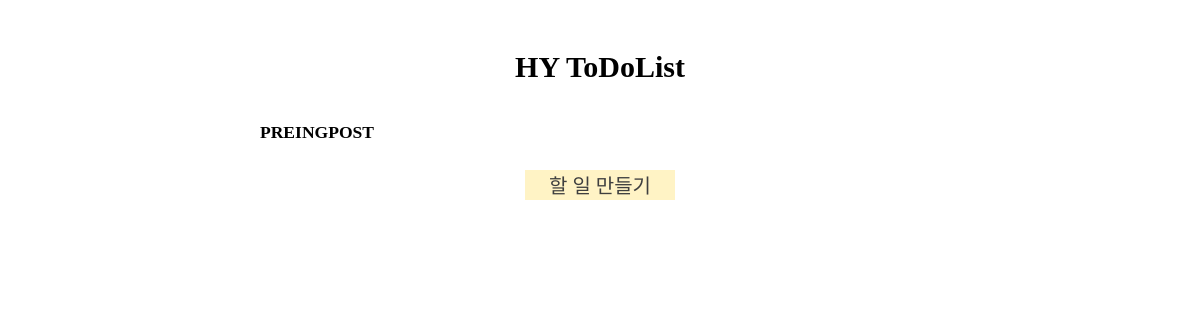
Before: / with the older database file.
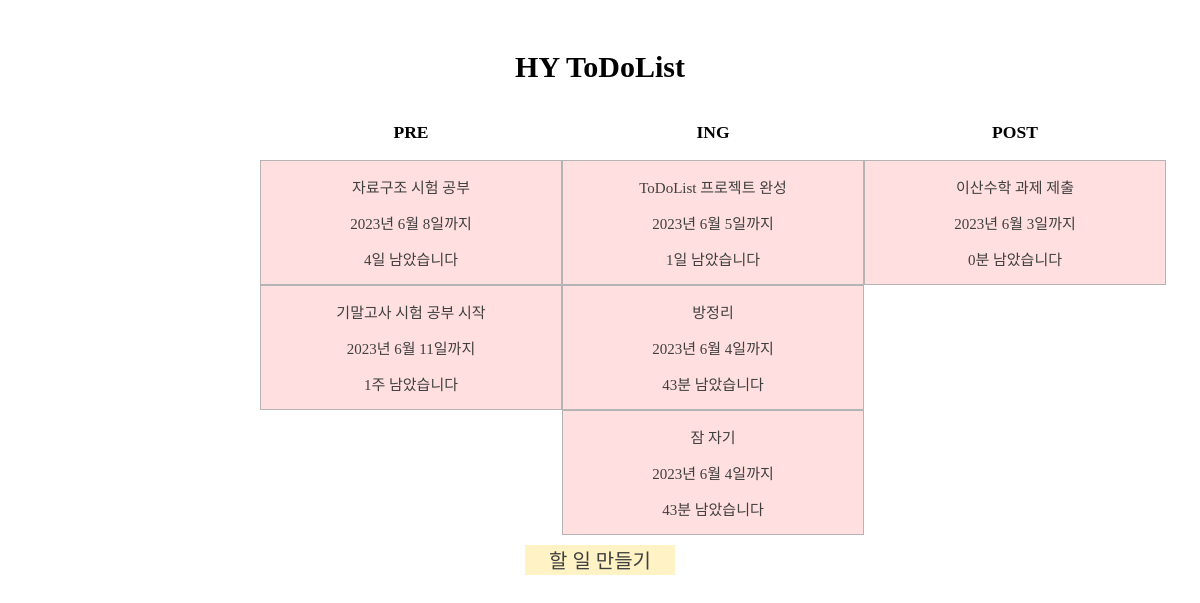
After: the same page with the newer database file.
### app/models.py (models this page shows, shortened)
class Todolist(models.Model):
    title=models.CharField(max_length=30)
    content=models.TextField(max_length=100)
    status=models.CharField(max_length=10)
    created_at=models.DateTimeField(null=True, default=None) #생성시간
    rewrited_at=models.DateTimeField(null=True, default=None) #수정시간
    due=models.DateField(null=True, default=None) #마감일

### app/views.py (the view)
# urls.py: path('',views.main, name='main'),
def main(request):
    todolists = Todolist.objects.all()
    today=date.today()
    return render(request, 'main.html', {'todolists':todolists, 'today':today})

### app/templates/main.html (shortened to what this page needs)
<!DOCTYPE html>
<html lang="en">
<head>
    {% load static %}
    <link rel="stylesheet" type="text/css" href="{% static '../static/main.css' %}">
</head>
<body>
    <h1>HY ToDoList</h1>
    <div class="status">
        <div class="pre">
            <h3>PRE</h3>
            {% for todolist in todolists %}
                {% if todolist.status == 'pre' %}
                <div class="basic-box"><a href="{% url 'detail' todolist.id %}"><div>
                    <p>{{todolist.title}}</p>
                    <p>{{todolist.due}}까지</p>
                    <p>{{todolist.due|timeuntil}} 남았습니다</p>
                </div></a></div>
                {% endif %}
            {% endfor %}
        </div>
        <div class="ing">
            <h3>ING</h3>
            {% for todolist in todolists %}
                {% if todolist.status == 'ing' %}
                <div class="basic-box"><a href="{% url 'detail' todolist.id %}"><div>
                    <p>{{todolist.title}}</p>
                    <p>{{todolist.due}}까지</p>
                    <p>{{todolist.due|timeuntil}} 남았습니다</p>
                </div></a></div>
                {% endif %}
            {% endfor %}
        </div>
        <div class="post">
            <h3>POST</h3>
            {% for todolist in todolists %}
                {% if todolist.status == 'post' %}
                <div class="basic-box"><a href="{% url 'detail' todolist.id %}"><div>
                    <p>{{todolist.title}}</p>
                    <p>{{todolist.due}}까지</p>
                    <p>{{todolist.due|timeuntil}} 남았습니다</p>
                </div></a></div>
                {% endif %}
            {% endfor %}
        </div>
    </div>
    <div class="button">
    <a href="{% url 'new' %}">할 일 만들기</a>
    </div>
</body>
</html>

### app/static/main.css (style rules this page uses)
body { font-family: "LeeSeoyun"; font-size:15px; margin:50px 260px; text-align: center; }
a { text-decoration : none; color:rgb(63, 63, 63); }
.basic-box { width :300px; border : 1px solid rgb(180, 180, 180); background-color: rgb(255, 223, 223); }
.status { display:flex; align-items:stretch }
.button { width : 150px; height : 30px; background-color:rgb(255, 243, 197); margin: 10px auto; font-size:20px; }

Changed rows visible on the page:
added Todolist: title "자료구조 시험 공부", due "2023년 6월 8일", due "4일", shown under "PRE"
added Todolist: title "기말고사 시험 공부 시작", due "2023년 6월 11일", due "1주", shown under "PRE"
added Todolist: title "ToDoList 프로젝트 완성", due "2023년 6월 5일", due "1일", shown under "ING"
added Todolist: title "방정리", due "2023년 6월 4일", due "43분", shown under "ING"
added Todolist: title "잠 자기", due "2023년 6월 4일", due "43분", shown under "ING"
added Todolist: title "이산수학 과제 제출", due "2023년 6월 3일", due "0분", shown under "POST"
